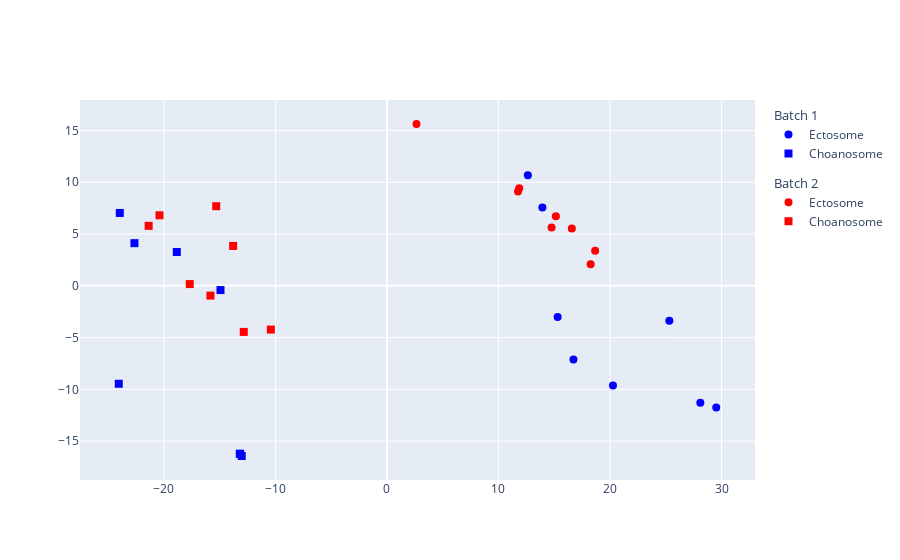

Write notebook code for a chart like this one.
### Code cell
plotPCA(corrected_pd)

### Figure 1 — Plotly figure (JSON) as saved in the notebook; plotly's stock layout.template omitted (floating-point values rounded to 4 significant figures)
{"data": [{"legendgroup": "1", "legendgrouptitle": {"text": "Batch 1"}, "marker": {"color": ["blue", "blue", "blue", "blue", "blue", "blue", "blue", "blue"], "size": 8, "symbol": ["circle", "circle", "circle", "circle", "circle", "circle", "circle", "circle"]}, "mode": "markers", "name": "Ectosome", "type": "scatter", "x": [15.31, 25.32, 12.63, 13.93, 20.27, 29.53, 16.72, 28.1], "y": [-3.002, -3.372, 10.67, 7.555, -9.62, -11.74, -7.124, -11.29]}, {"legendgroup": "1", "legendgrouptitle": {"text": "Batch 1"}, "marker": {"color": ["blue", "blue", "blue", "blue", "blue", "blue", "blue", "blue"], "size": 8, "symbol": ["square", "square", "square", "square", "square", "square", "square", "square"]}, "mode": "markers", "name": "Choanosome", "type": "scatter", "x": [-18.85, -14.93, -23.96, -22.65, -24.05, -13.17, -13.03, -13.2], "y": [3.264, -0.4077, 7.036, 4.12, -9.457, -16.22, -16.43, -16.22]}, {"legendgroup": "2", "legendgrouptitle": {"text": "Batch 2"}, "marker": {"color": ["red", "red", "red", "red", "red", "red", "red", "red"], "size": 8, "symbol": ["circle", "circle", "circle", "circle", "circle", "circle", "circle", "circle"]}, "mode": "markers", "name": "Ectosome", "type": "scatter", "x": [16.58, 15.15, 18.67, 18.27, 14.76, 11.75, 2.644, 11.86], "y": [5.547, 6.723, 3.386, 2.076, 5.643, 9.101, 15.62, 9.425]}, {"legendgroup": "2", "legendgrouptitle": {"text": "Batch 2"}, "marker": {"color": ["red", "red", "red", "red", "red", "red", "red", "red"], "size": 8, "symbol": ["square", "square", "square", "square", "square", "square", "square", "square"]}, "mode": "markers", "name": "Choanosome", "type": "scatter", "x": [-17.69, -15.83, -15.31, -12.84, -13.8, -21.37, -20.4, -10.41], "y": [0.1694, -0.943, 7.689, -4.449, 3.855, 5.792, 6.813, -4.22]}], "layout": {}}
